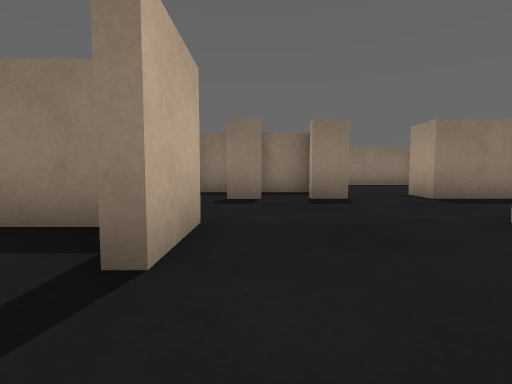
[1] (above)

24 first-person views from a walk through a robot-simulator world made for Gazebo. The camera is 0.5 m above the floor, tilts 4° down and sees 85° across. The floor is counted in squares, 1 m on a side. Each view is taken from the middle of a square. On the plan, view 1 faces up. The plan holds only what a view shows up to about 9 squares ahead; the rest is blank. The place goes on beyond the plan.

[2]
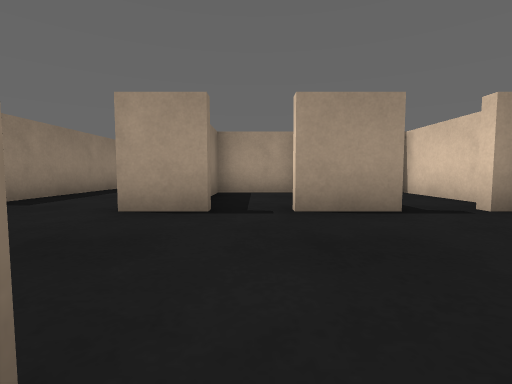

[3]
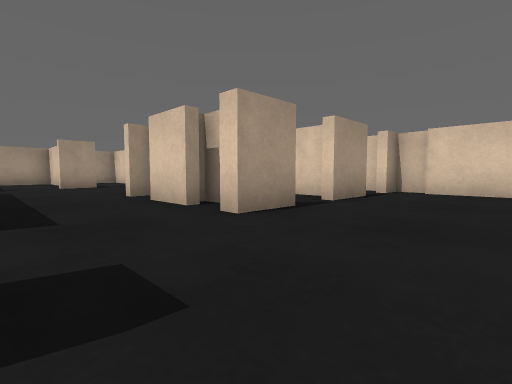

[4]
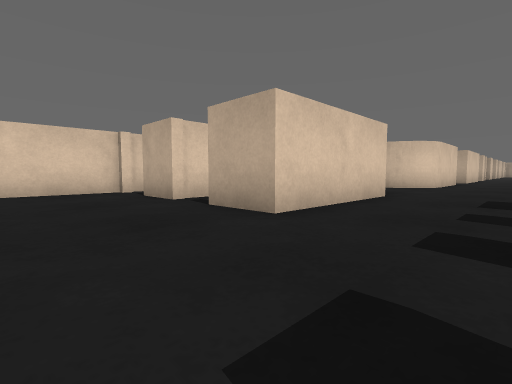

[5]
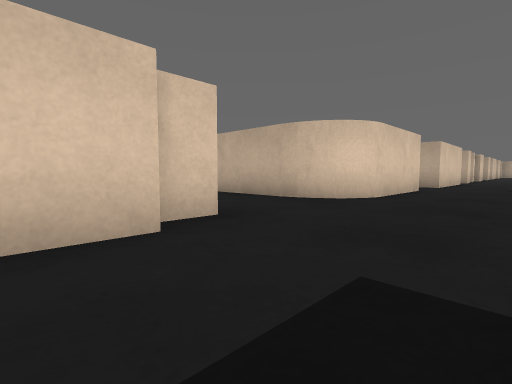

[6]
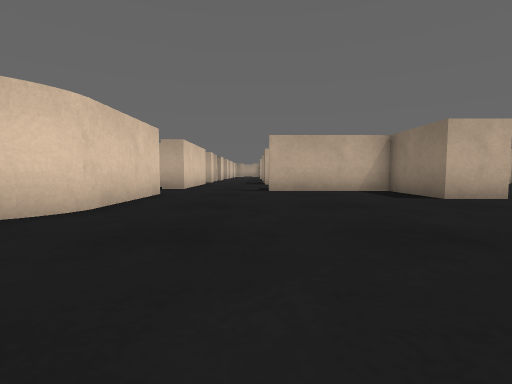

[7]
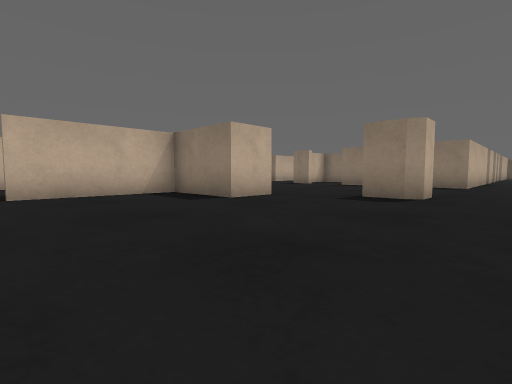

[8]
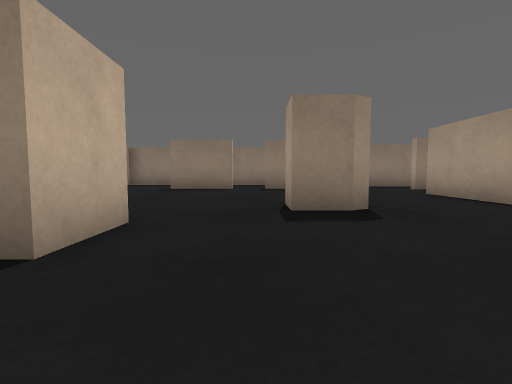

[9]
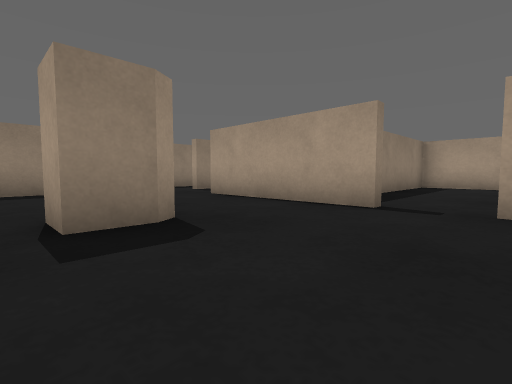

[10]
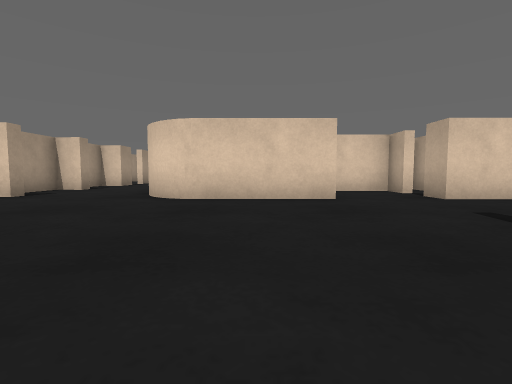

[11]
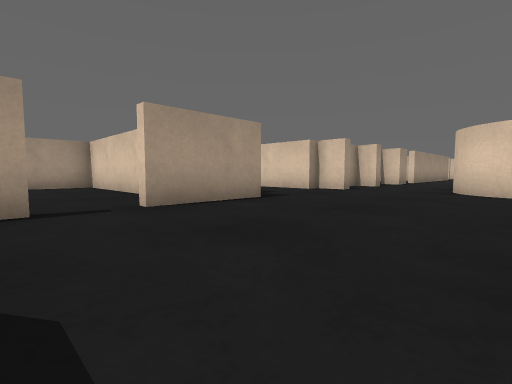

[12]
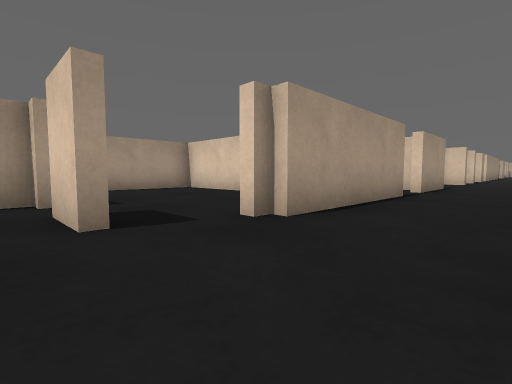

[13]
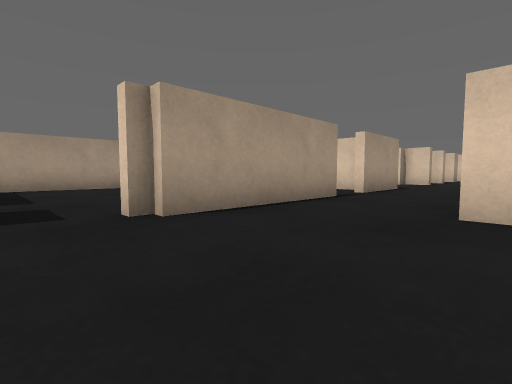

[14]
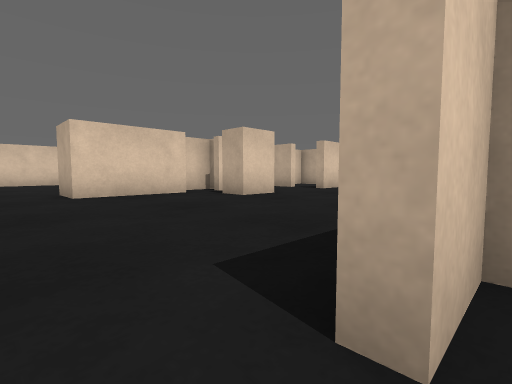

[15]
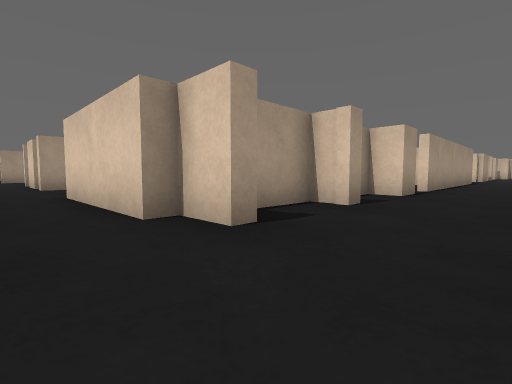

[16]
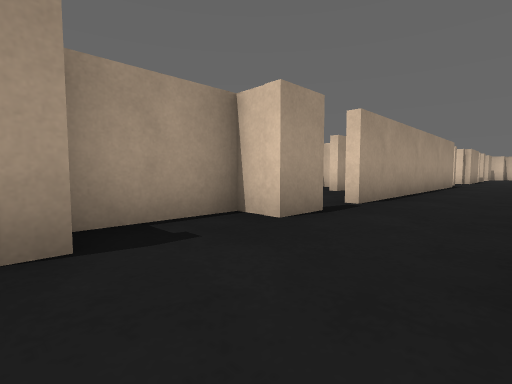

[17]
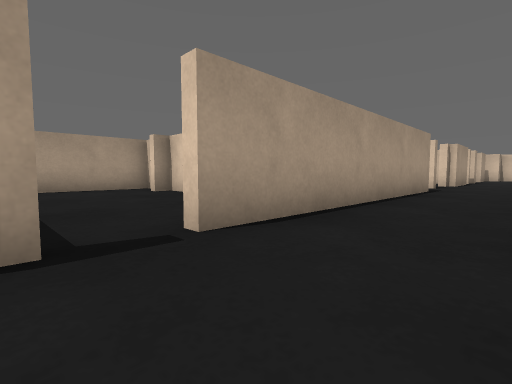

[18]
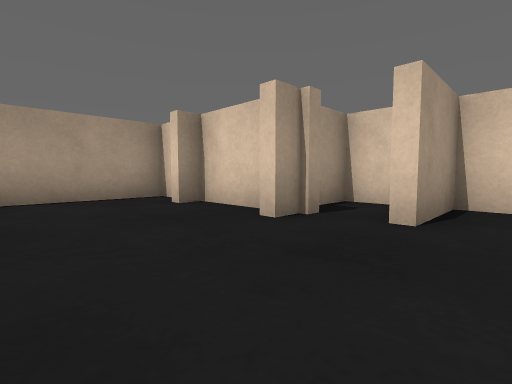

[19]
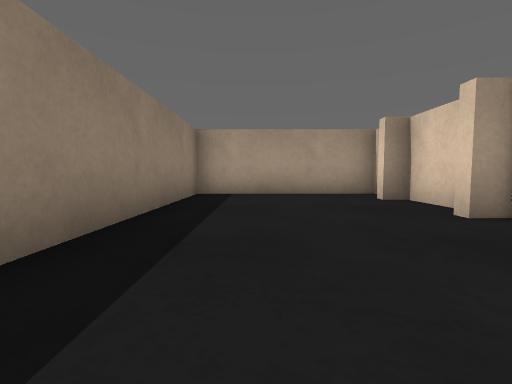

[20]
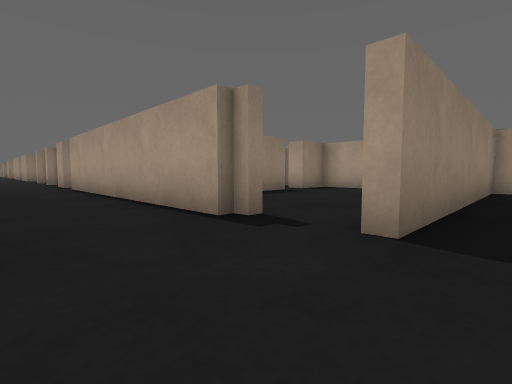

[21]
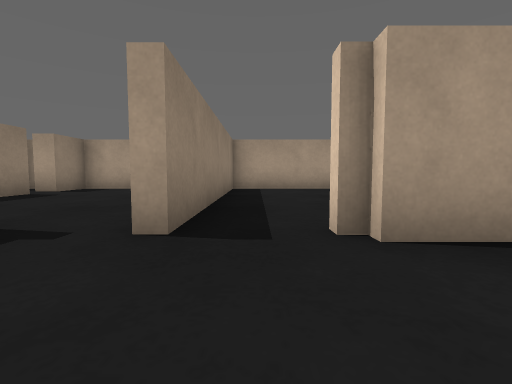

[22]
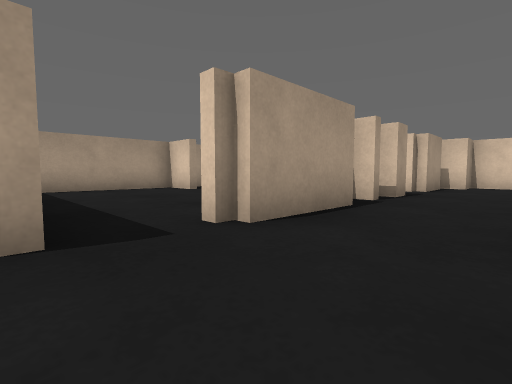

[23]
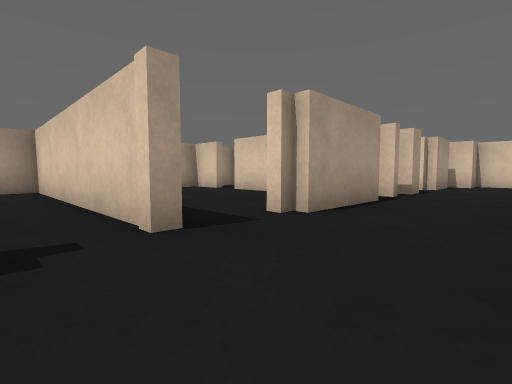

[24]
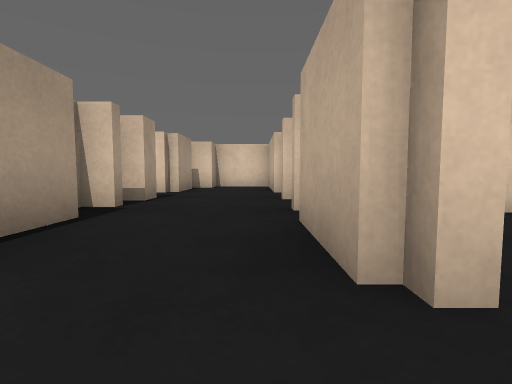

### Floor plan
Key: @ floor where view 1 was taken; # wall or solid block; x gap in a wall; . floor.
Columns run from 14 left of view 1 to 11 right of it. Each row starts with its distance up from view 1.
 16   .##.#.....#
 15   ........#x#  #
 14  ........##....#
 13 .........#.....#
 12 .........# ....#
 11 ##....#..#  #####
 10 ####.....#.....#
  9  ###...........# ..
  8  #.......#.....# ..
  7  #.......#######...
  6  #.......#   .##..###
  5 ....................###.
  4 ..........................
  3 #..###....####...####...##
  2 #..  ##..## .#...#### ...
  1 #..   #...#  .......#
  0 ###   #..##  #@..####
 -1       #...#  x...#
 -2        ...#  #...#
 -3        ..#########
 -4        .........#
 -5        ..#......#
 -6        ..#......#
 -7        ..#.######
 -8        ..#.###.##
 -9        ..#####.##
-10        ..# .....#
-11        ..#..... #
-12        .........#
-13        ...#######
-14        .........#
-15       x..#......#
-16       #..# .....#
-17     ###..#  ....#
-18       #..#####.##
-19       #..#
-20        ...
-21       #..#
-22       #..#
-23       #..#
-24         ##

Positions as (right, up) in squares from view 1, and headings:
1: (0, 0), facing up
2: (-1, 1), facing right
3: (0, 5), facing down-right
4: (2, 5), facing down-left
5: (-3, 5), facing down-left
6: (-5, 5), facing left
7: (-6, 5), facing up-left
8: (-9, 7), facing up
9: (-9, 8), facing up-right
10: (-10, 8), facing down
11: (-9, 10), facing down-right
12: (-7, 16), facing down-right
13: (-8, 15), facing down-right
14: (-9, 16), facing down-left
15: (-7, 4), facing down-right
16: (-7, 0), facing down-right
17: (-7, -3), facing down-right
18: (-4, -4), facing down-right
19: (-5, -4), facing right
20: (-7, -14), facing up-right
21: (-7, -14), facing right
22: (-7, -13), facing down-right
23: (-7, -12), facing down-right
24: (-7, -14), facing down
